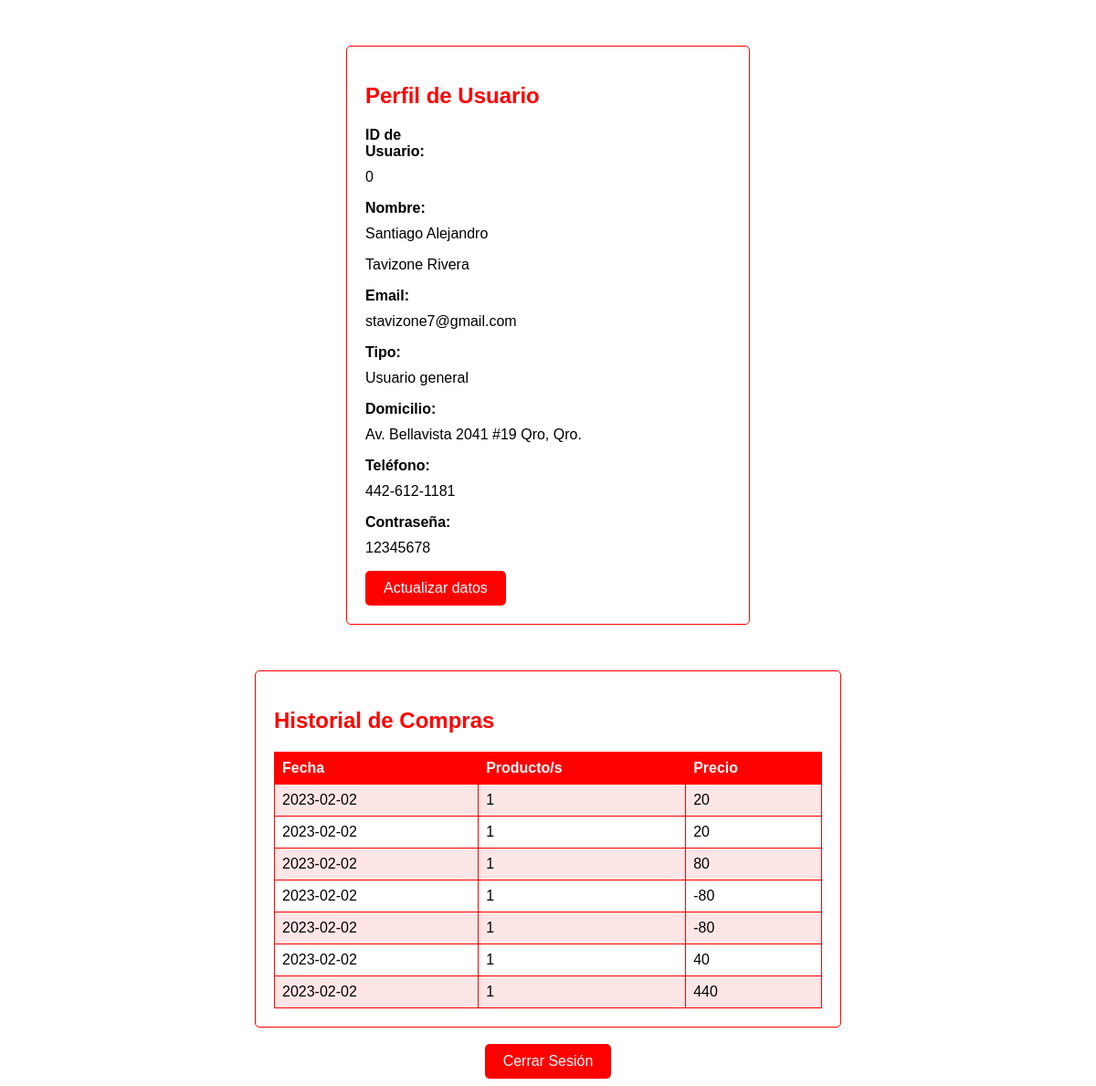
The page /perfil.php (signed in) on the database its author committed.
### tables this page shows
CREATE TABLE `DetallesVenta` (
  `detalle_id` int(11) NOT NULL,
  `venta_id` int(11) DEFAULT NULL,
  `producto_id` int(11) DEFAULT NULL,
  `cantidad` int(11) DEFAULT NULL,
  `estatus` varchar(20) DEFAULT NULL,
  `fecha` date DEFAULT NULL,
  `Total` float DEFAULT NULL,
  PRIMARY KEY (`detalle_id`),
  KEY `venta_id` (`venta_id`),
  KEY `producto_id` (`producto_id`),
  CONSTRAINT `DetallesVenta_ibfk_1` FOREIGN KEY (`venta_id`) REFERENCES `Ventas` (`venta_id`),
  CONSTRAINT `DetallesVenta_ibfk_2` FOREIGN KEY (`producto_id`) REFERENCES `Productos` (`producto_id`)
);

### perfil.php (the view, shortened to what this page needs)
<?php
$host = "127.0.0.1";
$username = "Maoui";
$password = "maouicafe";
$tabla = "DetallesVenta";
function Conectarse()
{
    global $host, $username, $password, $baseDeDatos;
    if (!($link = mysqli_connect($host, $username, $password))) {
        exit();
    }
    return $link;
}
$link = Conectarse();
?>
<!DOCTYPE html>
<html>
<head>
</head>
<body>
  <?php
    foreach($_SESSION['user'] as $user){
      echo '<div class="perfil">';
      echo  '<h2>Perfil de Usuario</h2>';
      echo  '<label>ID de Usuario:</label>';
      echo  "<p>".$user['usuario_id']."</p>";
      echo  '<label>Nombre:</label>';
      echo  "<p>".$user['nombre']."</p>";
      echo  "<p>".$user['apellido']."</p>";
      echo  "<label>Email:</label>";
      echo  "<p>".$user['correo']."</p>";
      echo  "<label>Tipo:</label>";
      echo  "<p>".$user['tipo_usuario']."</p>";
      echo  "<label>Domicilio:</label>";
      echo  "<p>".$user['domicilio']."</p>";
      echo  "<label>Teléfono:</label>";
      echo  "<p>".$user['telefono']."</p>";
      echo  "<label>Contraseña:</label>";
      echo  "<p>".$user['Password']."</p>";
      echo '<a href="UpdateU.php"><button class="btn" >Actualizar datos</button></a>';
      echo "</div>";
    }
  ?>
  <div class="historial-container">
        <h2>Historial de Compras</h2>
        <table class="historial-table">
            <tr>
                <th>Fecha</th>
                <th>Producto/s</th>
                <th>Precio</th>
            </tr>
            <?php
            $id=$_SESSION['user'][0]['usuario_id'];
            $querySelect1="SELECT venta_id FROM Ventas WHERE usuario_id=$id";
            $resultSelect1= mysqli_query($link,$querySelect1);
            $row1= $resultSelect1->fetch_assoc();
            if($row1){
                while($row1!=null){
                    $idvs=$row1['venta_id'];
                $querySelect="SELECT * FROM $tabla WHERE venta_id='$idvs'";
                $resultSelect= mysqli_query($link,$querySelect);
                if($resultSelect){
                    $row = mysqli_fetch_array($resultSelect);
                    while($row!=null){
                    echo "<tr>";
                    echo  "<td>".$row['fecha']."</td>";
                    echo  "<td>".$row['cantidad']."</td>";
                    echo  "<td>".$row['Total']."</td>";
                    echo  "</tr>";
                    $row = mysqli_fetch_array($resultSelect);
                }}
                $row1= $resultSelect1->fetch_assoc();
            }
            }else{
            echo "No hay compras";}
            ?>
        </table>
    </div>
    <br>
<center>   <button onclick="destruirSesionYRecargar()" class="btn">Cerrar Sesión</button></center>
</body>
</html>

### perfil.php (style rules this page uses)
body { font-family: Arial, sans-serif; }
label { font-weight: bold; }
.btn { background-color: red; color: white; border: none; padding: 10px 20px; border-radius: 5px; font-size: 16px; cursor: pointer; }
.perfil { max-width: 400px; margin: 0 auto; background-color: #ffffff; padding: 20px; border: 1px solid #ff0000; border-radius: 5px; margin-top: 50px; }
.perfil h2 { color: #ff0000; }
.perfil label { display: inline-block; width: 100px; font-weight: bold; }
.perfil p { margin-top: 10px; }
.historial-container { max-width: 600px; margin: 0 auto; background-color: #ffffff; padding: 20px; border: 1px solid #ff0000; border-radius: 5px; margin-top: 50px; }
.historial-container h2 { color: #ff0000; }
.historial-table { width: 100%; border-collapse: collapse; margin-top: 10px; }
.historial-table th, .historial-table td { padding: 8px; border: 1px solid #ff0000; text-align: left; }
.historial-table th { background-color: #ff0000; color: #ffffff; }
.historial-table tr:nth-child(even) { background-color: #ffe6e6; }

### rows shown on the page
detallesventa: fecha "2023-02-02", cantidad "1", Total "20"
detallesventa: fecha "2023-02-02", cantidad "1", Total "20"
detallesventa: fecha "2023-02-02", cantidad "1", Total "80"
detallesventa: fecha "2023-02-02", cantidad "1", Total "-80"
detallesventa: fecha "2023-02-02", cantidad "1", Total "-80"
detallesventa: fecha "2023-02-02", cantidad "1", Total "40"
detallesventa: fecha "2023-02-02", cantidad "1", Total "440"

### other values the page prints
$user['usuario_id'] "0"
$user['nombre'] "Santiago Alejandro"
$user['apellido'] "Tavizone Rivera"
$user['correo'] "stavizone7@gmail.com"
$user['tipo_usuario'] "Usuario general"
$user['domicilio'] "Av. Bellavista 2041 #19 Qro, Qro."
$user['telefono'] "442-612-1181"
$user['Password'] "12345678"
